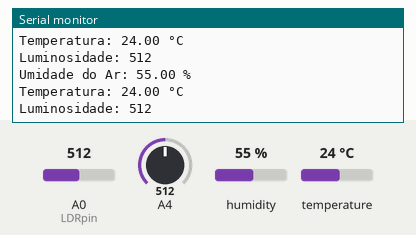
This sketch was run on a simulated Arduino Mega 2560, built with avr-gcc and run on an emulated ATmega2560. Parts: the last lines printed to the serial monitor. The inputs (shaded band) are chosen by the test bench; at power-on: humidity 55 %, A0 (LDRpin) = 512, temperature 24 °C, A4 = 512.

Above: at 2.8 s.
2.9 s: humidity set to 22 %
At 4.8 s:
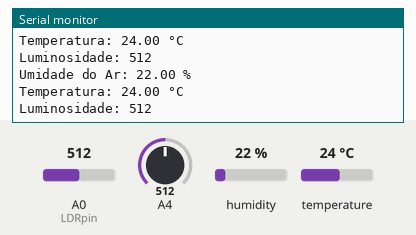
5.6 s: A0 (LDRpin) set to 716
At 7.2 s:
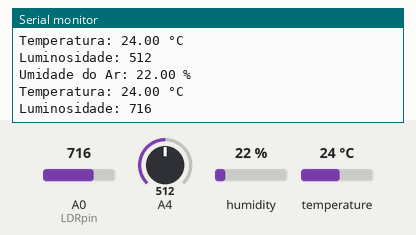
8.3 s: temperature set to 12 °C
At 10.8 s:
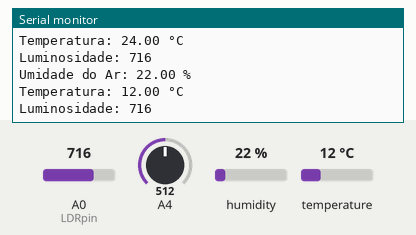
11.0 s: A0 (LDRpin) set to 992
At 13.4 s:
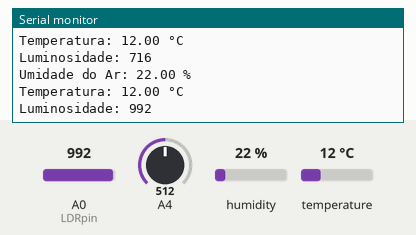
13.7 s: humidity set to 40 %
At 14.6 s:
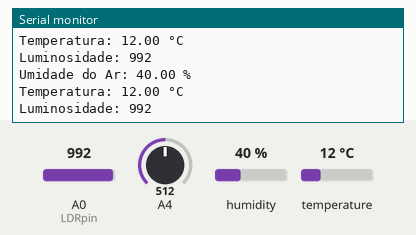
Timing chart, 0 to 16.7 s (numbered marks = the images above; inputs shaded):
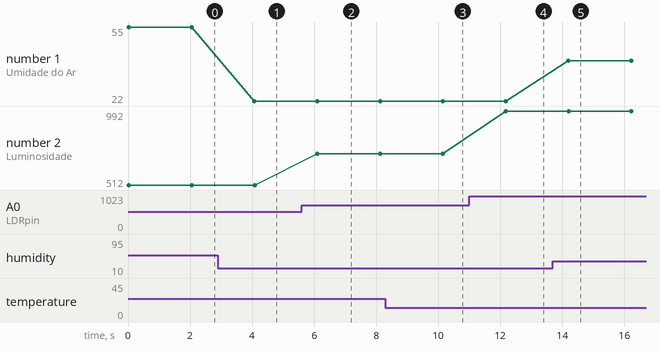

Measured:
- after the input at 2.9 s, the serial monitor: prints a new line after 1.2 s (image 1)
- after the input at 5.6 s, the serial monitor: prints a new line after 0.50 s (image 2)
- after the input at 8.3 s, the serial monitor: prints a new line after 1.9 s (image 3)
- after the input at 11.0 s, the serial monitor: prints a new line after 1.2 s (image 4)
- after the input at 13.7 s, the serial monitor: prints a new line after 0.50 s (image 5)
- plotted number 1: 55 → 22 after the input at 2.9 s, 22 → 40 after the input at 13.7 s
- plotted number 2: 512 → 716 after the input at 5.6 s, 716 → 992 after the input at 11.0 s

The sketch:

Codigo_Teste_DHT11.ino
```cpp
#include "DHT.h"
#define DHTPIN 23
#define DHTTYPE DHT11
DHT dht(DHTPIN, DHTTYPE);
int val;
int LDRpin = A0;

void setup()
{
Serial.begin(115200);
Serial.println("Sensor DHT11");

dht.begin();
}

void loop() {
val = analogRead(LDRpin);
float h = dht.readHumidity();
float t = dht.readTemperature();
int luz = analogRead (4);
if (isnan(h) || isnan(t)) {
Serial.println("Failed to read from DHT sensor!");
return;
}
// print the result to Terminal
Serial.print("Umidade do Ar: ");
Serial.print(h);
Serial.println(" %\t");
Serial.print("Temperatura: ");
Serial.print(t);
Serial.println(" °C ");
Serial.print("Luminosidade: ");
Serial.println(val);

delay(2000);
}
```
